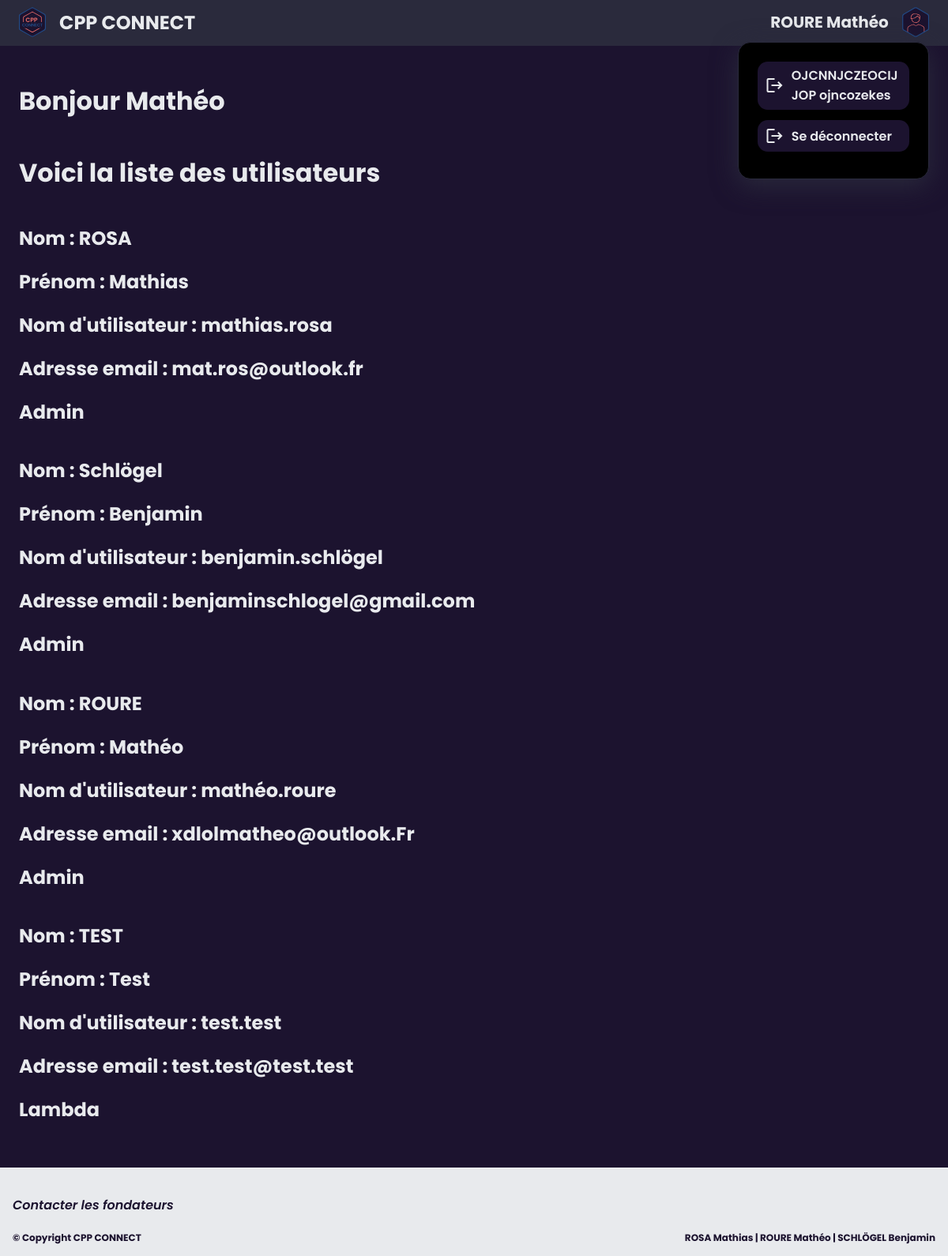
Screenshot of /admin-dashboard/ (signed in) with the database file from the repository.
### app/__init__.py (models this page shows)
class User(UserMixin, db.Model):
    id = db.Column(db.Integer, primary_key=True)
    name = db.Column(db.String(25), unique=True)
    surname = db.Column(db.String(25), unique=True)
    username = db.Column(db.String(15), unique=True)
    email = db.Column(db.String(50), unique=True)
    password = db.Column(db.String(80))
    admin = db.Column(db.Boolean)
    darkmode = db.Column(db.Boolean)

### app/__init__.py (the view)
@app.route('/admin-dashboard/')
@login_required
def admin():
    darkmode_status = "lightmode"
    if current_user.admin == 0:
        return redirect(url_for("dashboard"))
    else:
        if current_user.darkmode == True:
            darkmode_status = 'darkmode'
        userlist = [user for user in db.session.query(User)]
        return render_template('admin.html',
                                current_user=current_user,
                                userlist=userlist,
                                darkmode_status=darkmode_status,
                                )

### app/__init__.py (called while the page is built)
@login_manager.user_loader
def load_user(user_id):
    return User.query.get(int(user_id))

### app/templates/admin.html (shortened to what this page needs)
{% extends 'base.html' %}
{% block head %}
<link rel="stylesheet" href="{{ url_for('static', filename='styles/connected_styles.css') }}">
{% endblock %}
{% block content %}
<div class="content">
    <h1>Bonjour {{ current_user.surname }}</h1>
    <h1>Voici la liste des utilisateurs</h1>
    {% for user in userlist %}
    <div class="user" id="{{user.username}}">
        <h2 id="name">Nom : {{user.name}}</h2>
        <h2 id="surname">Prénom : {{user.surname}}</h2>
        <h2 id="username">Nom d'utilisateur : {{user.username}}</h2>
        <h2 id="email">Adresse email : {{user.email}}</h2>
        <h2 id="classe">
            {% if user.admin == 1 %}
            Admin
            {% elif user.admin == 2 %}
            Délégué
            {% else %}
            Lambda
            {% endif %}
        </h2>
    </div>
    {% endfor %}
</div>
{% endblock %}

### app/templates/base.html (shortened to what this page needs)
<!DOCTYPE html>
<html lang="fr">
<head>
    <link rel="stylesheet" href="{{ url_for('static', filename='styles/styles.css') }}">
    {% block head %}{% endblock %}
</head>
<body>
    <div class="header">
        <div class="header-left">
            <a href="{{ url_for('index') }}">
                <img src="{{ url_for('static', filename='img/' + darkmode_status + '/cpp_connect.svg') }}" alt="logo" class="logo">
                <h1>CPP CONNECT</h1>
            </a>
        </div>
        <div class="header-right">
            {% if current_user.is_anonymous %}
            <a href="{{ url_for('login') }}">
                <h2>Se connecter</h2>
                <img src="{{ url_for('static', filename='img/' + darkmode_status + '/user_connect.svg') }}" alt="logo" class="login-img">
            </a>
            {% else %}
                <a href="{{ url_for('dashboard') }}">
                    <h2>{{current_user.name}} {{current_user.surname}}</h2>
                    <img src="{{ url_for('static', filename='img/' + darkmode_status + '/user_connect.svg') }}" alt="logo" class="login-img">
                </a>
                <div class="dropdown-menu">
                    <a href="{{ url_for('logout') }}" class="item" >
                        <i class="material-icons">logout</i>
                        <p>OJCNNJCZEOCIJJOP ojncozekes</p>
                    </a>
                    <a href="{{ url_for('logout') }}" class="item" >
                        <i class="material-icons">logout</i>
                        <p>Se déconnecter</p>
                    </a>
                </div>
            {% endif %}
        </div>
    </div>
    {% block content %}{% endblock %}
    {% include 'footer.html' %}
</body>
</html>

### app/static/styles/styles.css (style rules this page uses)
:root { --couleur-accentuation: hsl(1, 80%, 68%); --gris-profond: hsl(218, 13%, 12%); --bleu-cpp: hsl(215, 50%, 23%); --gris-clair: hsl(240, 18%, 90%); --blanco: hsl(260, 43%, 97%); --blanc-ou-noir: white }
html { height: 100%; }
body { display: flex; flex-direction: column; margin: 0; font-family: 'Poppins', sans-serif; font-weight: 600; background-color: var(--blanco); }
p, h1, h2 { color: var(--gris-profond); }
.header { display: flex; flex: 1; align-items: center; height: 4.5em; background-color: var(--gris-clair); padding-left: 2%; padding-right: 2%; padding-top: 0; padding-bottom: 0.2%; font-weight: 600; position: -webkit-sticky; position: sticky; top: 0; z-index: 2; }
.header h1 { font-size: 2em; white-space: nowrap; }
.header h2 { font-size: 1.5em; white-space: nowrap; }
.header-left { display: flex; flex: 1; align-items: center; cursor: pointer; height: inherit; }
.header-left h1 { display: flex; width: fit-content; }
.logo { display: flex; height: 85%; padding-right: 3%; }
.header a { display: flex; width: 100%; align-items: center; height: inherit; color: inherit; text-decoration: inherit; cursor: pointer; }
.header-right { display: flex; flex: 1; justify-content: flex-end; align-self: flex-end; height: inherit; }
.header-right a { justify-content: flex-end; }
.login-img { display: flex; height: 75%; padding-left: 3%; }
.content { display: flex; flex-direction: column; padding: 2%; padding-bottom: 3%; }
.dropdown-menu { position: fixed; width: 12em; right: 2%; top: 3.3em; background: var(--blanc-ou-noir); box-shadow: 0 8px 32px 0 var(--gris-clair); backdrop-filter: blur(1em); -webkit-backdrop-filter: blur(1em); border-radius: 1em; border: 0.1em solid var(--gris-clair); padding: 1.5em; padding-bottom: 1.25em; z-index: 3; }
.dropdown-menu a { display: flex; justify-content: flex-start; align-items: center; width: auto; min-height: 2.5em; height: fit-content; border-radius: 0.8em; background-color: var(--blanco); padding-left: 5%; margin-bottom: 7%; color: var(--gris-profond); }
.dropdown-menu p { font-size: 1em; margin: 3%; margin-left: 5%; overflow-wrap: anywhere; color: inherit; }

### app/static/styles/connected_styles.css (style rules this page uses)
.header { height: 3.5em; }
.header h1 { font-size: 1.5em; }
.header h2 { font-size: 1.25em; }
.logo { height: 3em; }
.header img { height: 2.4em; }

### app/templates/darkmode.html (style rules this page uses)
:root { --couleur-accentuation: hsl(1, 80%, 68%); --bleu-cpp: hsl(215, 60%, 33%); --gris-profond: hsl(218, 13%, 92%); --gris-clair: hsl(240, 18%, 20%); --blanco: hsl(260, 43%, 13%); --blanc-ou-noir: black }

### rows the page displays
User: name "ROURE", surname "Mathéo", username "mathéo.roure", email "xdlolmatheo@outlook.Fr", admin "Admin"
User: name "ROSA", surname "Mathias", username "mathias.rosa", email "mat.ros@outlook.fr", admin "Admin"
User: name "Schlögel", surname "Benjamin", username "benjamin.schlögel", email "benjaminschlogel@gmail.com", admin "Admin"
User: name "TEST", surname "Test", username "test.test", email "test.test@test.test", admin "Lambda"
